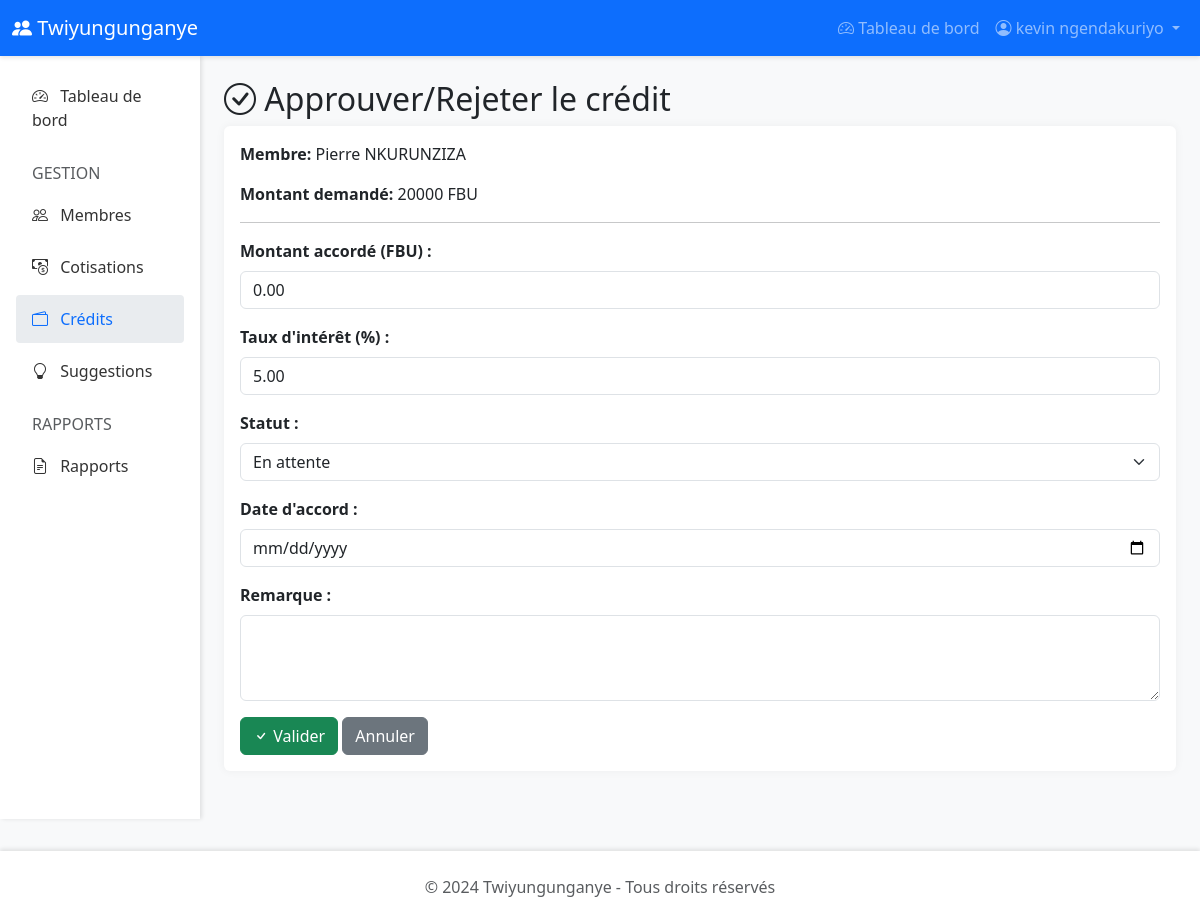
Screenshot of /credits/3/approuver/ (signed in) with the database file from the repository.
### twiyungunganye/models.py (models this page shows, shortened)
class Membre(AbstractBaseUser, PermissionsMixin):
    id_membre = models.AutoField(primary_key=True)
    nom = models.CharField(max_length=100)
    prenom = models.CharField(max_length=100)
    carte_identite = models.CharField(max_length=50, unique=True)
    email = models.EmailField(max_length=255, blank=True, null=True)
    telephone = models.CharField(max_length=20, blank=True, null=True)
    adresse = models.TextField(blank=True, null=True)
    date_inscription = models.DateField(default=timezone.now)
    est_actif = models.BooleanField(default=True)
    is_active = models.BooleanField(default=True)
    is_staff = models.BooleanField(default=False)
    is_admin = models.BooleanField(default=False)
    is_gestionnaire = models.BooleanField(default=False)  # Droits réduits
    objects = MembreManager()
    USERNAME_FIELD = 'carte_identite'
    REQUIRED_FIELDS = ['nom', 'prenom']
    class Meta:
        db_table = 'membres'
        verbose_name = 'Membre'
        verbose_name_plural = 'Membres'
        ordering = ['nom', 'prenom']
    def get_full_name(self):
        return f"{self.prenom} {self.nom}"

class Credit(models.Model):
    id_credit = models.AutoField(primary_key=True)
    membre = models.ForeignKey(Membre, on_delete=models.CASCADE, related_name='credits')
    montant_demande = models.DecimalField(max_digits=10, decimal_places=2)
    montant_accorde = models.DecimalField(max_digits=10, decimal_places=2)
    taux_interet = models.DecimalField(max_digits=5, decimal_places=2, default=5.00)  # 5% par défaut
    date_demande = models.DateField(default=timezone.now)
    date_accord = models.DateField(null=True, blank=True)
    statut = models.CharField(
        max_length=20,
        choices=[
            ('EN_ATTENTE', 'En attente'),
            ('APPROUVE', 'Approuvé'),
            ('REJETE', 'Rejeté'),
            ('REMBOURSE', 'Remboursé'),
            ('EN_COURS', 'En cours de remboursement')
        ],
        default='EN_ATTENTE'
    )
    nombre_mois_ecoules = models.IntegerField(default=0)
    remarque = models.TextField(blank=True, null=True)
    class Meta:
        db_table = 'credits'
        verbose_name = 'Crédit'
        verbose_name_plural = 'Crédits'
        ordering = ['-date_demande']

### twiyungunganye/views.py (the view)
# urls.py: path('credits/<int:pk>/approuver/', views.approuver_credit, name='approuver_credit'),
@login_required
@user_passes_test(is_admin_only)
def approuver_credit(request, pk):
    credit = get_object_or_404(Credit, pk=pk)
    association = Association.get_association()
    if not association:
        messages.error(request, "⚠️ Erreur : Association non configurée.")
        return redirect('liste_credits')
    total_cotisations = association.get_total_cotisations_disponibles()
    credits_en_cours = Credit.objects.filter(
        statut__in=['APPROUVE', 'EN_COURS']
    ).exclude(pk=credit.pk)
    total_credits_accordes = Decimal('0')
    for c in credits_en_cours:
        total_credits_accordes += c.montant_accorde
    fonds_disponibles = total_cotisations - total_credits_accordes
    if request.method == 'POST':
        form = CreditApprovalForm(request.POST, instance=credit)
        if form.is_valid():
            montant_accorde = form.cleaned_data['montant_accorde']
            nouveau_statut = form.cleaned_data['statut']
            if nouveau_statut == 'APPROUVE' and montant_accorde > fonds_disponibles:
                messages.error(
                    request,
                    f"❌ FONDS INSUFFISANTS ! "
                    f"Vous ne pouvez pas accorder ce crédit. "
                    f"Fonds disponibles : {fonds_disponibles:,.2f} FBU | "
                    f"Montant demandé : {montant_accorde:,.2f} FBU | "
                    f"Manque : {(montant_accorde - fonds_disponibles):,.2f} FBU"
                )
                messages.info(
                    request,
                    f"📊 Détails : "
                    f"Total cotisations = {total_cotisations:,.2f} FBU | "
                    f"Crédits en cours = {total_credits_accordes:,.2f} FBU"
                )
                return redirect('approuver_credit', pk=credit.pk)
            form.save()
            if nouveau_statut == 'APPROUVE':
                nouveaux_fonds = fonds_disponibles - montant_accorde
                messages.success(
                    request,
                    f"✅ Crédit accordé avec succès ! "
                    f"Montant : {montant_accorde:,.2f} FBU | "
                    f"Fonds restants : {nouveaux_fonds:,.2f} FBU"
                )
            elif nouveau_statut == 'REJETE':
                messages.warning(request, f"❌ Crédit rejeté.")
            return redirect('liste_credits')
    else:
        form = CreditApprovalForm(instance=credit)
    context = {
        'form': form,
        'credit': credit,
        'total_cotisations': total_cotisations,
        'total_credits_accordes': total_credits_accordes,
        'fonds_disponibles': fonds_disponibles,
        'credits_en_cours': credits_en_cours,
        'peut_approuver': fonds_disponibles > 0,
        'montant_max_possible': fonds_disponibles,
    }
    return render(request, 'twiyungunganye/credits/approbation.html', context)

### twiyungunganye/forms.py
class CreditApprovalForm(forms.ModelForm):
    class Meta:
        model = Credit
        fields = ['montant_accorde', 'taux_interet', 'statut', 'date_accord', 'remarque']
        widgets = {
            'montant_accorde': forms.NumberInput(attrs={'class': 'form-control', 'step': '0.01'}),
            'taux_interet': forms.NumberInput(attrs={'class': 'form-control', 'step': '0.01'}),
            'statut': forms.Select(attrs={'class': 'form-select'}),
            'date_accord': forms.DateInput(attrs={'class': 'form-control', 'type': 'date'}),
            'remarque': forms.Textarea(attrs={'class': 'form-control', 'rows': 3}),
        }
        labels = {
            'montant_accorde': 'Montant accordé (FBU)',
            'taux_interet': 'Taux d\'intérêt (%)',
            'statut': 'Statut',
            'date_accord': 'Date d\'accord',
            'remarque': 'Remarque'
        }

### twiyungunganye/models.py (called while the page is built)
    @classmethod
    def get_association(cls):
        return cls.objects.first()

    def get_total_cotisations_disponibles(self):
        from django.db.models import Sum
        total = Cotisation.objects.filter(statut='PAYE').aggregate(
            Sum('montant')
        )['montant__sum'] or Decimal('0.00')
        return total

### twiyungunganye/views.py (called while the page is built)
def is_admin_only(user):
    return user.is_authenticated and user.is_admin

### templates/twiyungunganye/credits/approbation.html (shortened to what this page needs)
{% extends 'twiyungunganye/base.html' %}
{% block content %}
<h2><i class="bi bi-check-circle"></i> Approuver/Rejeter le crédit</h2>
<div class="card">
    <div class="card-body">
        <p><strong>Membre:</strong> {{ credit.membre.get_full_name }}</p>
        <p><strong>Montant demandé:</strong> {{ credit.montant_demande|floatformat:0 }} FBU</p>
        <hr>
        <form method="post">
            {{ form.as_p }}
            <button type="submit" class="btn btn-success"><i class="bi bi-check"></i> Valider</button>
            <a href="{% url 'liste_credits' %}" class="btn btn-secondary">Annuler</a>
        </form>
    </div>
</div>
{% endblock %}

### templates/twiyungunganye/base.html (shortened to what this page needs)
<!DOCTYPE html>
<html lang="fr">
<head>
    <link href="https://cdn.jsdelivr.net/npm/bootstrap@5.3.0/dist/css/bootstrap.min.css" rel="stylesheet">
    <link rel="stylesheet" href="https://cdn.jsdelivr.net/npm/bootstrap-icons@1.10.0/font/bootstrap-icons.css">
</head>
<body>
    <nav class="navbar navbar-expand-lg navbar-dark bg-primary sticky-top">
        <div class="container-fluid">
            <a class="navbar-brand" href="{% url 'index' %}">
                <i class="bi bi-people-fill"></i> Twiyungunganye
            </a>
            <div class="collapse navbar-collapse" id="navbarNav">
                <ul class="navbar-nav ms-auto">
                    {% if user.is_authenticated %}
                        <li class="nav-item">
                            <a class="nav-link" href="{% url 'dashboard' %}">
                                <i class="bi bi-speedometer2"></i> Tableau de bord
                            </a>
                        </li>
                        <li class="nav-item dropdown">
                            <a class="nav-link dropdown-toggle" href="#" id="navbarDropdown" role="button" data-bs-toggle="dropdown">
                                <i class="bi bi-person-circle"></i> {{ user.get_full_name }}
                            </a>
                        </li>
                    {% else %}
                        <li class="nav-item">
                            <a class="nav-link" href="{% url 'login' %}">
                                <i class="bi bi-box-arrow-in-right"></i> Connexion
                            </a>
                        </li>
                    {% endif %}
                </ul>
            </div>
        </div>
    </nav>
    <div class="container-fluid">
        <div class="row">
            {% if user.is_authenticated %}
            <nav class="col-md-3 col-lg-2 d-md-block sidebar p-3">
                <div class="position-sticky">
                    <ul class="nav flex-column">
                        <li class="nav-item">
                            <a class="nav-link {% if request.resolver_match.url_name == 'dashboard' %}active{% endif %}" href="{% url 'dashboard' %}">
                                <i class="bi bi-speedometer2"></i> Tableau de bord
                            </a>
                        </li>
                        {% if user.is_admin or user.is_gestionnaire %}
                        <li class="nav-item mt-3">
                            <h6 class="text-muted px-3 mb-2">GESTION</h6>
                        </li>
                        <li class="nav-item">
                            <a class="nav-link {% if 'membres' in request.path %}active{% endif %}" href="{% url 'liste_membres' %}">
                                <i class="bi bi-people"></i> Membres
                            </a>
                        </li>
                        {% endif %}
                        <li class="nav-item">
                            <a class="nav-link {% if 'cotisations' in request.path %}active{% endif %}" href="{% url 'liste_cotisations' %}">
                                <i class="bi bi-cash-coin"></i> Cotisations
                            </a>
                        </li>
                        <li class="nav-item">
                            <a class="nav-link {% if 'credits' in request.path %}active{% endif %}" href="{% url 'liste_credits' %}">
                                <i class="bi bi-wallet2"></i> Crédits
                            </a>
                        </li>
                        <li class="nav-item">
                            <a class="nav-link {% if 'suggestions' in request.path %}active{% endif %}" href="{% url 'liste_suggestions' %}">
                                <i class="bi bi-lightbulb"></i> Suggestions
                            </a>
                        </li>
                        {% if user.is_admin or user.is_gestionnaire %}
                        <li class="nav-item mt-3">
                            <h6 class="text-muted px-3 mb-2">RAPPORTS</h6>
                        </li>
                        <li class="nav-item">
                            <a class="nav-link {% if 'rapports' in request.path %}active{% endif %}" href="{% url 'rapports' %}">
                                <i class="bi bi-file-earmark-text"></i> Rapports
                            </a>
                        </li>
                        {% endif %}
                    </ul>
                </div>
            </nav>
            <main class="col-md-9 ms-sm-auto col-lg-10 px-md-4 py-4">
            {% else %}
            <main class="container py-4">
            {% endif %}
                {% block content %}{% endblock %}
            </main>
        </div>
    </div>
    <footer class="text-center text-muted">
        <div class="container">
            <p class="mb-0">&copy; 2024 Twiyungunganye - Tous droits réservés</p>
        </div>
    </footer>
</body>
</html>

### templates/twiyungunganye/base.html (style rules this page uses)
:root { --primary-color: #0d6efd; --secondary-color: #6c757d; --success-color: #198754; --danger-color: #dc3545; }
body { font-family: 'Segoe UI', Tahoma, Geneva, Verdana, sans-serif; background-color: #f8f9fa; }
.navbar { box-shadow: 0 2px 4px rgba(0,0,0,.1); }
.sidebar { min-height: calc(100vh - 56px); background-color: #fff; box-shadow: 2px 0 4px rgba(0,0,0,.1); }
.sidebar .nav-link { color: #333; padding: 0.75rem 1rem; border-radius: 0.25rem; margin-bottom: 0.25rem; }
.sidebar .nav-link:hover, .sidebar .nav-link.active { background-color: #e9ecef; color: var(--primary-color); }
.sidebar .nav-link i { margin-right: 0.5rem; }
.card { border: none; box-shadow: 0 0 10px rgba(0,0,0,.05); margin-bottom: 1.5rem; }
footer { background-color: #fff; margin-top: 2rem; padding: 1.5rem 0; box-shadow: 0 -2px 4px rgba(0,0,0,.1); }

### templates/twiyungunganye/credits/approbation.html (style rules this page uses)
form p { margin-bottom: 1rem; }
form p label { display: block; font-weight: 600; margin-bottom: 0.5rem; }
form p input, form p select, form p textarea { width: 100%; padding: 0.5rem; border: 1px solid #ced4da; border-radius: 0.375rem; }

### rows the page displays
Membre: get_full_name "kevin ngendakuriyo"
Credit: membre.get_full_name "Pierre NKURUNZIZA", montant_demande "20000", montant_accorde "0.00", taux_interet "5.00", statut "En attente"
